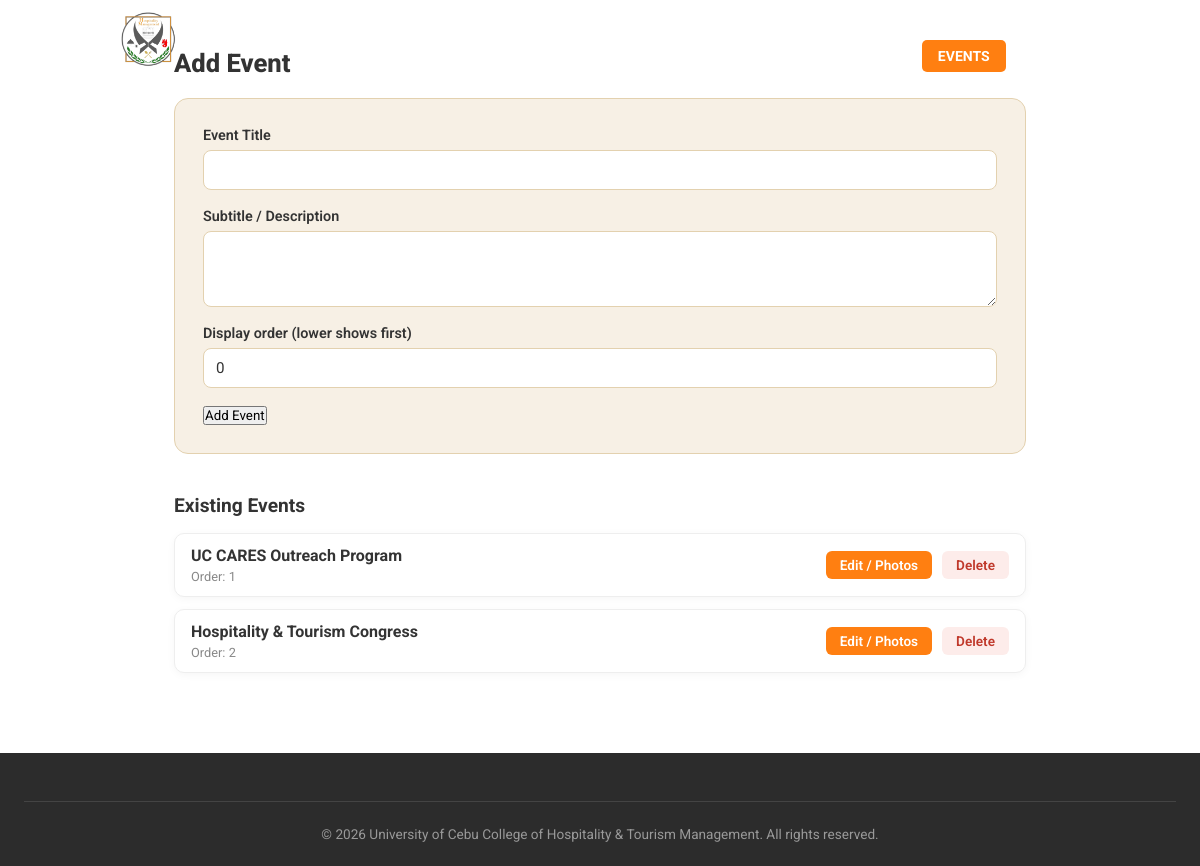
/admin_events.php (signed in), run on the app's committed database.
### tables this page shows
CREATE TABLE `events` (
  `id` int(11) NOT NULL,
  `title` varchar(255) NOT NULL,
  `subtitle` text DEFAULT NULL,
  `sort_order` int(11) DEFAULT 0,
  `created_at` timestamp NOT NULL DEFAULT current_timestamp(),
  `updated_at` timestamp NOT NULL DEFAULT current_timestamp() ON UPDATE current_timestamp()
);

### includes/helpers.php (called while the page is built, shortened)
<?php
function h($value) {
    return htmlspecialchars((string) $value, ENT_QUOTES, 'UTF-8');
}

### admin_events.php (the view, shortened to what this page needs)
<?php
require_once __DIR__ . '/config.php';
require_once __DIR__ . '/includes/helpers.php';
$editEvent = null;
$events = $conn->query('SELECT * FROM events ORDER BY sort_order ASC, id DESC');
?>
<!DOCTYPE html>
<html lang="en">
<head>
    <link rel="stylesheet" href="style.css" />
</head>
<body class="admin-page">
    <header>
      <div class="header">
        <a href="Home.html"
          ><img class="Hm-logo" src="Image/HM-logo-removebg.png" alt="HM logo"
        /></a>
        <ul class="header-nav">
          <li><a href="admin_dashboard.php">Dashboard</a></li>
          <li><a href="admin_announcements.php">Announcements</a></li>
          <li><a href="admin_events.php" class="active">Events</a></li>
          <li><a href="logout.php">Log out</a></li>
        </ul>
      </div>
    </header>
    <main class="admin-crud-content">
      <h1 class="admin-crud-title"><?= $editEvent ? 'Edit Event' : 'Add Event' ?></h1>
      <form class="admin-form" method="POST">
        <label>Event Title
          <input type="text" name="title" value="<?= h($editEvent['title'] ?? '') ?>" required>
        </label>
        <label>Subtitle / Description
          <textarea name="subtitle" rows="3"><?= h($editEvent['subtitle'] ?? '') ?></textarea>
        </label>
        <label>Display order (lower shows first)
          <input type="number" name="sort_order" value="<?= h($editEvent['sort_order'] ?? 0) ?>">
        </label>
        <div class="admin-form-actions">
          <button type="submit" class="Login"><?= $editEvent ? 'Save Changes' : 'Add Event' ?></button>
        </div>
      </form>
      <h2 class="admin-crud-subtitle">Existing Events</h2>
      <div class="admin-list">
        <?php while ($row = $events->fetch_assoc()): ?>
          <div class="admin-list-item">
            <div class="admin-list-info">
              <h3><?= h($row['title']) ?></h3>
              <p class="admin-list-order">Order: <?= h($row['sort_order']) ?></p>
            </div>
            <div class="admin-list-actions">
              <a href="admin_events.php?edit=<?= h($row['id']) ?>" class="admin-btn-edit">Edit / Photos</a>
              <a href="admin_events.php?delete_event=<?= h($row['id']) ?>" class="admin-btn-delete" onclick="return confirm('Delete this event and all its photos?');">Delete</a>
            </div>
          </div>
        <?php endwhile; ?>
      </div>
    </main>
    <footer class="footer-section" id="contact">
      <div class="footer-bottom">
        <p>&copy; 2026 University of Cebu College of Hospitality & Tourism Management. All rights reserved.</p>
      </div>
    </footer>
</body>
</html>

### style.css (style rules this page uses)
* { padding: 0; margin: 0; font-family: "Roboto", sans-serif; box-sizing: border-box; text-decoration: none; }
header .header { position: absolute; top: 0; left: 0; display: flex; flex-direction: row; justify-content: space-between; align-items: center; width: 100%; min-width: 800px; padding-left: 120px; padding-right: 80px; z-index: 99; height: 110px; min-height: 110px; }
.header-nav { display: flex; flex-direction: row; justify-content: flex-end; align-items: center; gap: 0; }
.header .Hm-logo { width: 250px; height: 230px; cursor: pointer; object-fit: contain; }
header ul { list-style-type: none; text-align: center; }
.header-nav a { text-decoration: none; margin-left: 25px; padding: 8px 16px; color: rgb(255, 255, 255); text-transform: uppercase; font-size: 14px; font-weight: bold; border-radius: 5px; }
.header-nav a:hover, .active { background-color: rgb(255, 127, 17); }
.footer-section { background: #2c2c2c; color: #e0e0e0; padding: 48px 24px 24px; margin-top: 0; }
.footer-bottom { text-align: center; padding-top: 24px; border-top: 1px solid #444; }
.footer-bottom p { margin: 0; font-size: 0.85rem; color: #999; }
.admin-page { background: #ffffff; }
.admin-crud-content { max-width: 900px; margin: 0 auto; padding: 48px 24px 80px; }
.admin-crud-title { font-size: 1.6rem; font-weight: 800; color: #333; margin: 0 0 20px; }
.admin-crud-subtitle { font-size: 1.2rem; font-weight: 700; color: #333; margin: 40px 0 16px; }
.admin-form { display: flex; flex-direction: column; gap: 18px; background: rgb(247, 240, 229); border: 1px solid rgb(227, 209, 175); border-radius: 14px; padding: 28px; margin-bottom: 16px; }
.admin-form label { display: flex; flex-direction: column; gap: 6px; font-size: 0.9rem; font-weight: 600; color: #333; }
.admin-form input[type="text"], .admin-form input[type="number"], .admin-form input[type="file"], .admin-form textarea { width: 100%; padding: 10px 12px; border: 1px solid rgb(227, 209, 175); border-radius: 8px; font-size: 0.95rem; color: #333; background: #ffffff; font-weight: 400; font-family: inherit; }
.admin-form textarea { resize: vertical; }
.admin-form-actions { display: flex; align-items: center; gap: 16px; }
.admin-form-actions .Login { margin-top: 0; }
.admin-list { display: flex; flex-direction: column; gap: 12px; }
.admin-list-item { display: flex; align-items: center; gap: 16px; background: #ffffff; border: 1px solid #eee; border-radius: 10px; padding: 12px 16px; box-shadow: 0 2px 8px rgba(0, 0, 0, 0.04); }
.admin-list-info { flex: 1; }
.admin-list-info h3 { font-size: 1rem; margin: 0 0 4px; color: #333; }
.admin-list-order { font-size: 0.8rem; color: #888; margin: 0; }
.admin-list-actions { display: flex; gap: 10px; flex-shrink: 0; }
.admin-btn-edit, .admin-btn-delete { font-size: 0.85rem; font-weight: 600; padding: 6px 14px; border-radius: 6px; }
.admin-btn-edit { background: rgb(255, 127, 17); color: #fff; }
.admin-btn-delete { background: #fdecea; color: #c0392b; }

### data on the page
events: title "UC CARES Outreach Program", sort_order "1"
events: title "Hospitality & Tourism Congress", sort_order "2"
